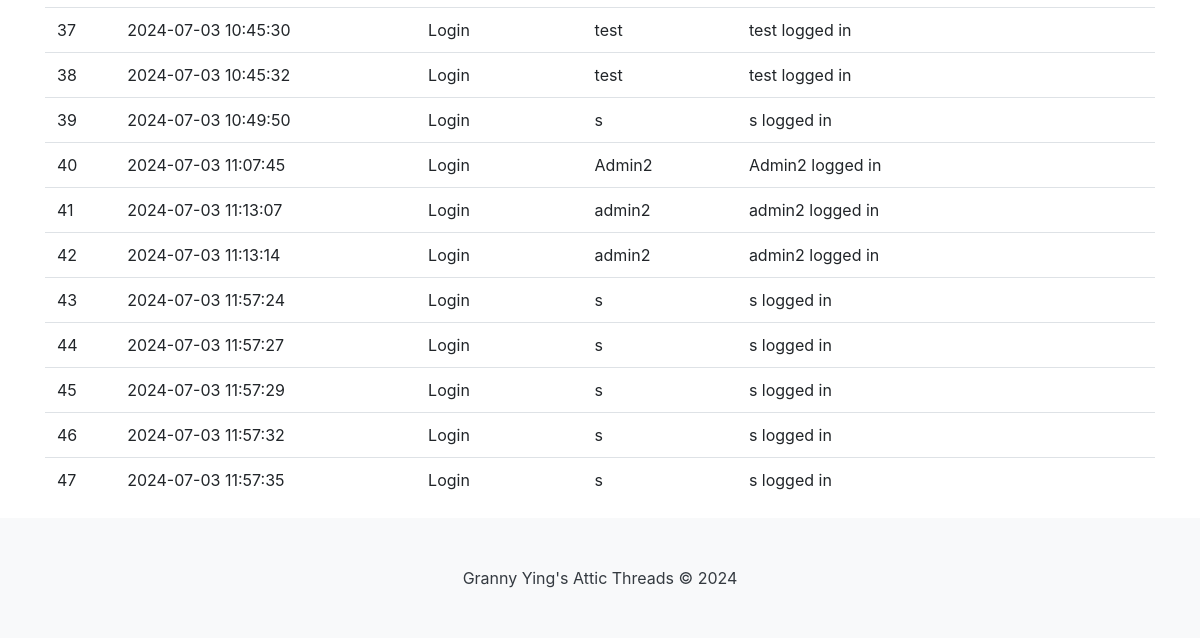
Page /logs (lower part) on the earlier database version.
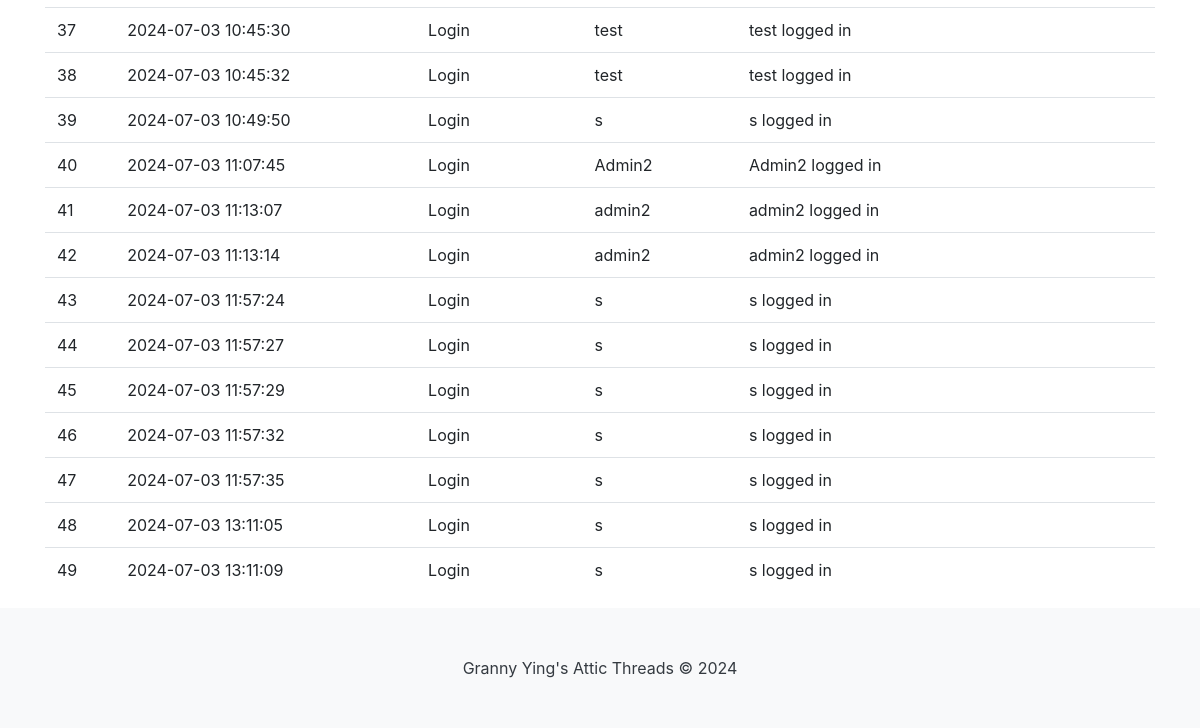
Same page on the later database version.
### tables this page shows
CREATE TABLE Logs (
        id INTEGER PRIMARY KEY AUTOINCREMENT,
        timestamp TEXT DEFAULT CURRENT_TIMESTAMP,
        event_type TEXT,
        user_id INTEGER,
        details TEXT
    );

### app.py (the view)
@app.route("/logs")
def logs():
    con = sqlite3.connect("database.db")
    con.row_factory = sqlite3.Row
    cur = con.cursor()
    cur.execute("SELECT * FROM Logs")
    rows = cur.fetchall()
    con.close()
    return render_template("logs.html", rows=rows)

### app.py (called while the page is built)
@app.before_request
def make_session_permanent():
    session.permanent = True
    app.permanent_session_lifetime = timedelta(hours=1)
    session.modified = True

### templates/logs.html (shortened to what this page needs)
<html lang="en">
{% include "header.html" %}
<head>
        {% block content %} -->
    <link rel="stylesheet" href="https://stackpath.bootstrapcdn.com/bootstrap/4.3.1/css/bootstrap.min.css">
</head>
<body>
    <div class="container mt-5">
        <table class="table table-hover">
            <tbody>
                {% for row in rows %}
                <tr>
                    <td>{{ row["id"] }}</td>
                    <td>{{ row["timestamp"] }}</td>
                    <td>{{ row["event_type"] }}</td>
                    <td>{{ row["user_id"] }}</td>
                    <td>{{ row["details"] }}</td>
                </tr>
                {% endfor %}
            </tbody>
        </table>
    </div>
    {% include "footer.html" %}
</body>
</html>
{% endblock %}

### templates/header.html (shortened to what this page needs)
<head>
    <link rel="stylesheet" type="text/css" href="{{ url_for('static', filename='css/site.css')}}" />
    <link rel="stylesheet" href="https://cdn.jsdelivr.net/npm/bootstrap@4.1.3/dist/css/bootstrap.min.css">
    <link rel="stylesheet" href="https://cdn.jsdelivr.net/npm/bootstrap-select@1.13.14/dist/css/bootstrap-select.min.css">
</head>

### templates/footer.html
<footer class="py-5" style="margin-top: auto; background-color: #f8f9fa;">
   <div class="container text-center">
       <span class="text-dark">Granny Ying's Attic Threads &copy; 2024</span>
   </div>
</footer>

### static/css/site.css (style rules this page uses)
html, body { height: 100%; margin: 0; padding: 0; }
body { display: flex; flex-direction: column; }
footer { background-color: rgb(86, 136, 132); width: 100%; flex-shrink: 0; }

Differences in the rows shown:
added Logs: id "48", timestamp "2024-07-03 13:11:05", event_type "Login", user_id "s", details "s logged in"
added Logs: id "49", timestamp "2024-07-03 13:11:09", event_type "Login", user_id "s", details "s logged in"
